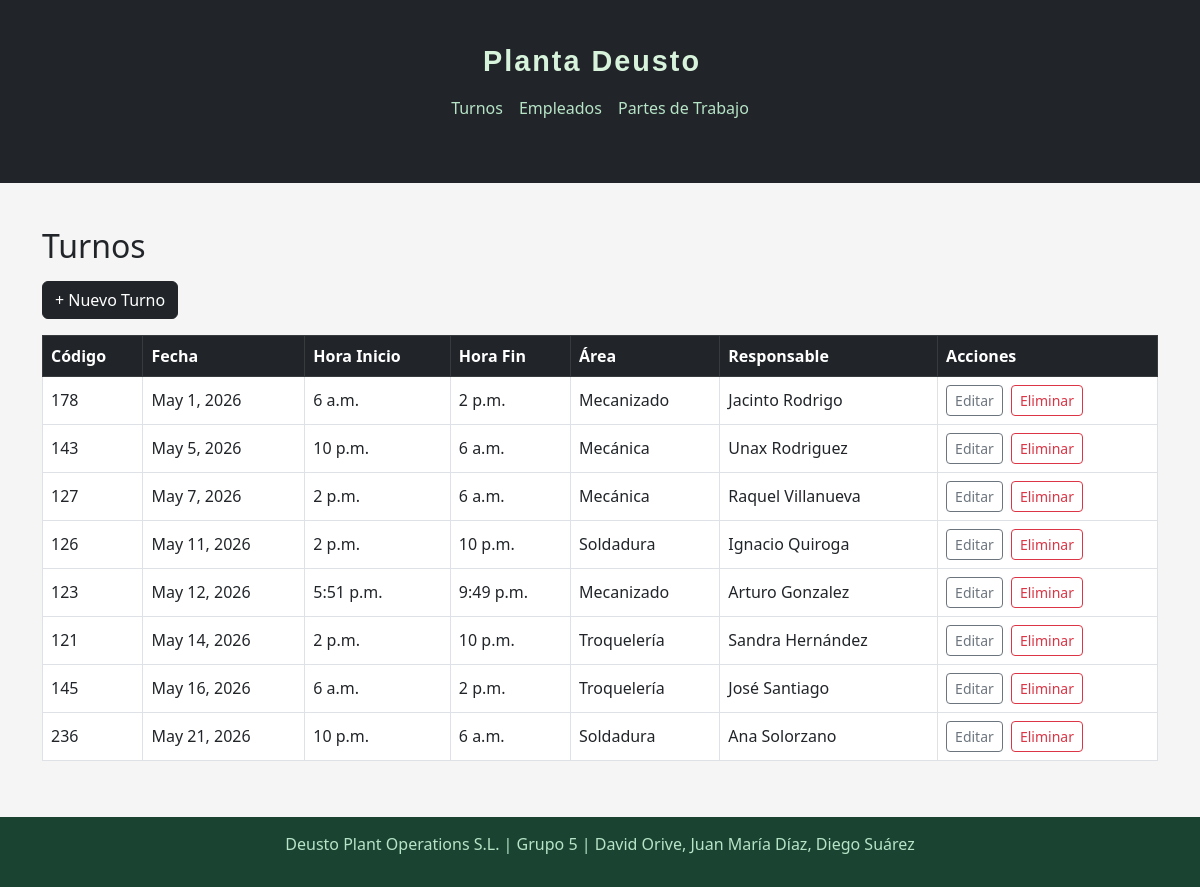
The page /turnos/ on the database its author committed.
### Gestion/models.py (models this page shows, shortened)
class Turno(models.Model):
    codigo = models.CharField(max_length=10, unique=True)
    fecha = models.DateField()
    hora_inicio = models.TimeField()
    hora_fin = models.TimeField()
    area_trabajo = models.CharField(max_length=50)
    responsable = models.CharField(max_length=100)
    observaciones = models.TextField(blank=True)
    equipo = models.CharField(max_length=50)
    empleados_asignados = models.ManyToManyField(Empleado, related_name='turnos_asignados', blank=True)

### Gestion/views.py (the view)
# urls.py: path('turnos/', views.lista_turnos, name='lista_turnos'),
def lista_turnos(request):
    turnos = Turno.objects.all().order_by('fecha')
    return render(request, 'Gestion/lista_turnos.html', {'turnos': turnos})

### Gestion/templates/Gestion/lista_turnos.html (shortened to what this page needs)
<!DOCTYPE html>
{% load static %}
<html lang="es">
<head>
    <link href="https://cdn.jsdelivr.net/npm/bootstrap@5.3.0/dist/css/bootstrap.min.css" rel="stylesheet">
    <link rel="stylesheet" href="{% static 'Css/Plantilla_unificada.css' %}">
    <link rel="stylesheet" href="{% static 'Css/Css_lista_turnos.css' %}">
</head>
<body>
    <nav class="navbar navbar-dark bg-dark mb-4">
        <div class="container d-flex flex-column align-items-center">
            <a class="navbar-brand" href="/">Planta Deusto</a>
            <ul class="navbar-nav d-flex flex-row gap-3">
                <li class="nav-item"><a class="nav-link" href="/turnos/">Turnos</a></li>
                <li class="nav-item"><a class="nav-link" href="/empleados/">Empleados</a></li>
                <li class="nav-item"><a class="nav-link" href="/partes/">Partes de Trabajo</a></li>
            </ul>
        </div>
    </nav>
    <div class="container">
        <h2>Turnos</h2>
        <a href="{% url 'crear_turno' %}" class="btn btn-dark">+ Nuevo Turno</a>
        <table class="table table-bordered table-hover mt-3">
            <thead class="table-dark">
                <tr>
                    <th>Código</th>
                    <th>Fecha</th>
                    <th>Hora Inicio</th>
                    <th>Hora Fin</th>
                    <th>Área</th>
                    <th>Responsable</th>
                    <th>Acciones</th>
                </tr>
            </thead>
            <tbody>
                {% for turno in turnos %}
                <tr>
                    <td>{{ turno.codigo }}</td>
                    <td>{{ turno.fecha }}</td>
                    <td>{{ turno.hora_inicio }}</td>
                    <td>{{ turno.hora_fin }}</td>
                    <td>{{ turno.area_trabajo }}</td>
                    <td>{{ turno.responsable }}</td>
                    <td>
                        <a href="{% url 'editar_turno' turno.pk %}" class="btn btn-sm btn-outline-secondary">Editar</a>
                        <a href="{% url 'borrar_turno' turno.pk %}" class="btn btn-sm btn-outline-danger">Eliminar</a>
                    </td>
                </tr>
                {% empty %}
                <tr>
                    <td colspan="7">No hay turnos.</td>
                </tr>
                {% endfor %}
            </tbody>
        </table>
    </div>
    <footer class="footer">
    <p>Deusto Plant Operations S.L. | Grupo 5 | David Orive, Juan María Díaz, Diego Suárez</p>
    </footer>
</body>
</html>

### Static/Css/Plantilla_unificada.css (style rules this page uses)
.navbar { background-color: #1b4332; padding: 15px 0; }
.navbar-brand { font-family: 'Raleway', sans-serif; color: #d8f3dc; font-size: 1.8rem; font-weight: bold; letter-spacing: 2px; }
.nav-link { color: #b7e4c7; font-size: 1rem; }
.footer { background-color: #1b4332; color: #b7e4c7; text-align: center; padding: 15px 0; margin-top: auto; }
.table thead { background-color: #2d6a4f; color: white; }
body { background-color: #f8f9fa; min-height: 100vh; display: flex; flex-direction: column; }
h2 { color: #1b4332; margin-bottom: 20px; }
.container { margin-top: 20px; flex: 1; }

### Static/Css/Css_lista_turnos.css (style rules this page uses)
body { background-color: #f5f5f5; }
.container { margin-top: 20px; margin-bottom: 40px; }
h2 { color: #212529; margin-bottom: 15px; }
.table thead { background-color: #343a40; color: white; }
.table td, .table th { vertical-align: middle; }
.btn-sm { margin-right: 4px; }

### rows shown on the page
Turno: codigo "178", fecha "May 1, 2026", hora_inicio "6 a.m.", hora_fin "2 p.m.", area_trabajo "Mecanizado", responsable "Jacinto Rodrigo"
Turno: codigo "143", fecha "May 5, 2026", hora_inicio "10 p.m.", hora_fin "6 a.m.", area_trabajo "Mecánica", responsable "Unax Rodriguez"
Turno: codigo "127", fecha "May 7, 2026", hora_inicio "2 p.m.", hora_fin "6 a.m.", area_trabajo "Mecánica", responsable "Raquel Villanueva"
Turno: codigo "126", fecha "May 11, 2026", hora_inicio "2 p.m.", hora_fin "10 p.m.", area_trabajo "Soldadura", responsable "Ignacio Quiroga"
Turno: codigo "123", fecha "May 12, 2026", hora_inicio "5:51 p.m.", hora_fin "9:49 p.m.", area_trabajo "Mecanizado", responsable "Arturo Gonzalez"
Turno: codigo "121", fecha "May 14, 2026", hora_inicio "2 p.m.", hora_fin "10 p.m.", area_trabajo "Troquelería", responsable "Sandra Hernández"
Turno: codigo "145", fecha "May 16, 2026", hora_inicio "6 a.m.", hora_fin "2 p.m.", area_trabajo "Troquelería", responsable "José Santiago"
Turno: codigo "236", fecha "May 21, 2026", hora_inicio "10 p.m.", hora_fin "6 a.m.", area_trabajo "Soldadura", responsable "Ana Solorzano"
